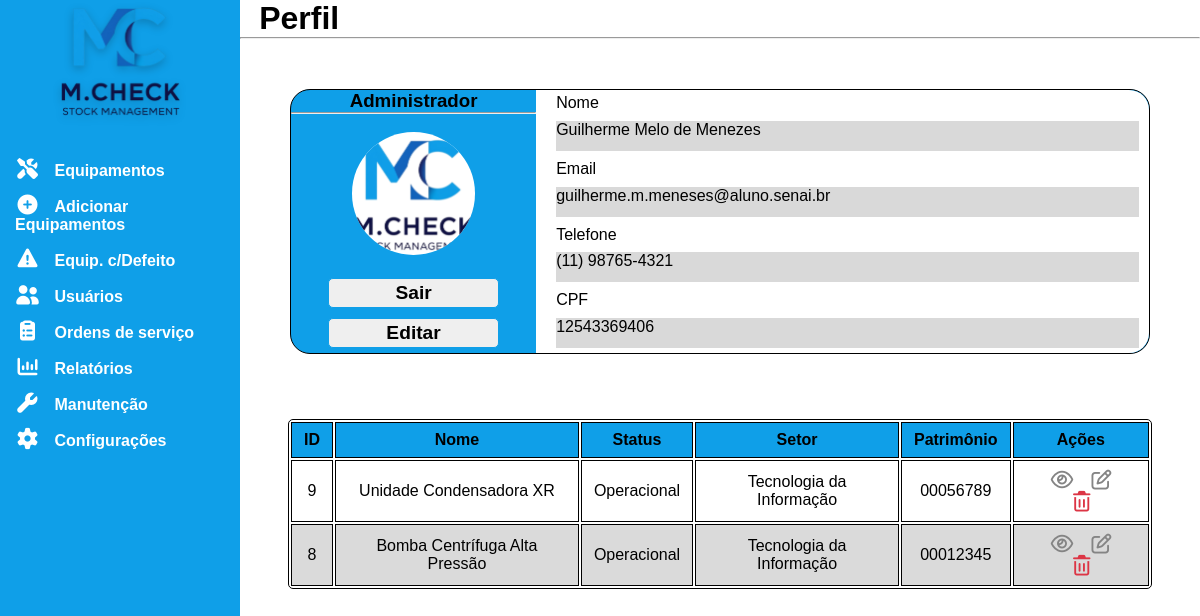
Screenshot of /Perfil/perfil.php (signed in) with the database file from the repository.
### tables this page shows
CREATE TABLE IF NOT EXISTS `equipamentos` (
  `equipamento_id` int NOT NULL AUTO_INCREMENT,
  `nome_equipamento` varchar(255) NOT NULL,
  `tipo_equipamento` varchar(100) NOT NULL,
  `status` enum('Em manutenção','Precisa de reparo','Operacional') NOT NULL,
  `localizacao` varchar(255) NOT NULL,
  `fabricante` varchar(100) NOT NULL,
  `numero_modelo` varchar(100) DEFAULT NULL,
  `numero_serie` varchar(100) DEFAULT NULL,
  `criticidade` enum('alta','media','baixa') DEFAULT NULL,
  `departamento` varchar(100) NOT NULL,
  `atribuido_a` enum('Tecnologia da Informação','Saúde e Bem-Estar','Serviços Financeiros','Varejo e Comércio','Educação','Construção Civil','Indústria Manufatureira','Mídia e Entretenimento','Governo e Setor Público','Turismo e Hotelaria','Serviços Imobiliários','Biotecnologia','Sustentabilidade e Meio Ambiente','Marketing e Publicidade','Indústria Alimentícia','Consultoria','Setor Agrícola','Energia','Transporte e Logística','Recursos Humanos') DEFAULT NULL,
  `data_instalacao` date NOT NULL,
  `data_compra` date NOT NULL,
  `custo_compra` decimal(10,2) NOT NULL,
  `data_termino_garantia` date NOT NULL,
  `especificacoes` text,
  `dados_uso` text NOT NULL,
  `notas` text,
  `data_registro` datetime NOT NULL DEFAULT CURRENT_TIMESTAMP,
  `ultima_atualizacao` datetime NOT NULL DEFAULT CURRENT_TIMESTAMP ON UPDATE CURRENT_TIMESTAMP,
  `patrimonio` varchar(18) NOT NULL,
  `cnpj_empresa` varchar(18) NOT NULL,
  PRIMARY KEY (`equipamento_id`),
  UNIQUE KEY `numero_serie` (`numero_serie`),
  KEY `FK_equipamentos_empresas` (`cnpj_empresa`),
  CONSTRAINT `FK_equipamentos_empresas` FOREIGN KEY (`cnpj_empresa`) REFERENCES `empresas` (`cnpj`)
);

### Perfil/perfil.php (the view, shortened to what this page needs)
<?php
require_once('../php/config.php');
$setor = $_SESSION['setor'];
$nome = $_SESSION['username'];
$email = $_SESSION['email'];
$telefone = $_SESSION['telefone'];
$cpf = $_SESSION['cpf'];
$cargo = $_SESSION['cargo'];
try {
    $stmt = $conn->prepare("SELECT * FROM equipamentos WHERE atribuido_a = ? ORDER BY equipamento_id DESC");
    $stmt->execute([$setor]);
    $equipamentos = $stmt->fetchAll(PDO::FETCH_ASSOC);
} catch (PDOException $e) {
    echo "Erro ao buscar os dados: " . $e->getMessage();
    exit();
}
?>
<!DOCTYPE html>
<html lang="pt-br">
<head>
    <link rel="stylesheet" href="https://cdnjs.cloudflare.com/ajax/libs/font-awesome/7.0.0/css/all.min.css" />
    <link rel="stylesheet" href="perfil.css">
</head>
<body>
    <main>
        <nav>
            <img class="img-nav" src="../logo.svg" alt="">
            <ul>
                <li>
                    <i class="fa-solid fa-screwdriver-wrench"></i>
                    <a href="">Equipamentos</a>
                </li>
                <li>
                    <i class="fas fa-plus-circle"></i>
                    <a href="">Adicionar Equipamentos</a>
                </li>
                <li>
                    <i class="fas fa-exclamation-triangle"></i>
                    <a href="">Equip. c/Defeito</a>
                </li>
                <li>
                    <i class="fa-solid fa-user-group"></i>
                    <a href="">Usuários</a>
                </li>
                <li>
                    <i class="fas fa-clipboard-list"></i>
                    <a href="">Ordens de serviço</a>
                </li>
                <li>
                    <i class="fas fa-chart-column"></i>
                    <a href="">Relatórios</a>
                </li>
                <li>
                    <i class="fa-solid fa-wrench"></i>
                    <a href="">Manutenção</a>
                </li>
                <li>
                    <i class="fa-solid fa-gear"></i>
                    <a href="">Configurações</a>
                </li>
            </ul>
        </nav>
        <form action="../process/editarFuncionario.php" method="post">
            <h1>Perfil</h1>
            <hr>
            <article>
                <section class="card">
                    <header>
                        <h3><?php echo $cargo; ?></h3>
                        <hr><br>
                        <img src="../Cadastro Usuário/logo.svg" alt="Foto do usuário"><br>
                        <button type="button" onclick="window.location.href='../process/logout.php'">Sair</button>
                        <button>Editar</button>
                    </header>
                    <dl>
                        <dt>Nome</dt>
                        <dd><?php echo $nome; ?></h2>
                        </dd>
                        <dt>Email</dt>
                        <dd><?php echo $email; ?></h2>
                        </dd>
                        <dt>Telefone</dt>
                        <dd><?php echo $telefone; ?></h2>
                        </dd>
                        <dt>CPF</dt>
                        <dd><?php echo $cpf; ?></h2>
                        </dd>
                    </dl>
                </section>
            </article>
            <section class="s-table">
                <table class="table">
                    <thead>
                        <tr>
                            <th>ID</th>
                            <th>Nome</th>
                            <th>Status</th>
                            <th>Setor</th>
                            <th>Patrimônio</th>
                            <th>Ações</th>
                        </tr>
                    </thead>
                    <tbody>
                        <?php if ($equipamentos): ?>
                            <?php foreach ($equipamentos as $equip): ?>
                                <tr>
                                    <td><?= htmlspecialchars($equip['equipamento_id']) ?></td>
                                    <td><?= htmlspecialchars($equip['nome_equipamento']) ?></td>
                                    <td><?= htmlspecialchars($equip['status']) ?></td>
                                    <td><?= htmlspecialchars($equip['atribuido_a']) ?></td>
                                    <td><?= htmlspecialchars($equip['patrimonio']) ?></td>
                                    <td>
                                        <button type="button" onclick="window.location.href='../process/exibir_equipamentos.php?id=<?= htmlspecialchars($equip['equipamento_id'], ENT_QUOTES, 'UTF-8') ?>'"><i class="fa-regular fa-eye"></i></button>
                                        <button type="button" onclick="window.location.href='../process/editarEquipamento.php?id=<?= htmlspecialchars($equip['equipamento_id'], ENT_QUOTES, 'UTF-8') ?>'"><i class="fa-regular fa-pen-to-square"></i></button>
                                        <button type="button" onclick="window.location.href='../process/excluirEquipamento.php?id=<?= htmlspecialchars($equip['equipamento_id'], ENT_QUOTES, 'UTF-8') ?>'"><i class="fa-regular fa-trash-can"></i></button>
                                    </td>
                                </tr>
                            <?php endforeach; ?>
                        <?php endif; ?>
                    </tbody>
                </table>
            </section>
        </form>
    </main>
</body>
</html>

### Perfil/perfil.css (style rules this page uses)
* { margin: 0; font-family: Arial, Helvetica, sans-serif; box-sizing: border-box; }
main { width: 100vw; height: 100vh; display: flex; }
nav { background: #0f9fe8; width: 25vw; height: 100vh; text-align: center; }
nav img { width: 50%; margin-bottom: 20px; filter: drop-shadow(0 0.2rem 0.25rem rgba(0, 0, 0, 0.2)); }
ul { width: 100%; height: auto; padding: 0; text-align: left; list-style-type: none; }
li { width: auto; margin: 15px 0 0 15px; }
i { font-size: 20px; color: #fff; }
a { margin-left: 10px; color: #fff; text-decoration: none; font-weight: bold; }
form { width: 100%; height: auto; }
form h1 { margin-left: 2%; }
article { width: 100%; height: auto; display: flex; justify-content: center; }
header { width: 40%; display: flex; flex-direction: column; }
header h3 { align-self: center; }
header img { background: #fff; width: 50%; align-self: center; border-radius: 50%; }
header button { width: 70%; height: 30px; align-self: center; margin: 5px 0; border: 1px solid #0f9fe8; border-radius: 5px; font-size: larger; font-weight: bold; }
.card { background-color: #0f9fe8; width: 90%; margin: 50px; display: flex; border: 1px solid #000; border-radius: 20px; }
dl { background: #fff; width: 100%; display: flex; flex-direction: column; justify-content: space-around; border-radius: 0 20px 20px 0; }
dt, dd { margin: 0 10px 0 20px; }
dd { background: #d9d9d9; height: 30px; }
.s-table { height: auto; display: flex; justify-content: center; }
.table { width: 90%; margin: 15px 0; border: 1px solid #000; border-radius: 5px; border-collapse: separate; }
th, td { padding: 8px 12px; border: 1px solid #000; text-align: center; }
thead { background: #0f9fe8; }
tbody tr:nth-child(even) { background: #dadada; }
td button { border: none; width: 35px; background: none; }
i.fa-eye { color: #848484; }
i.fa-pen-to-square { color: #848484; }
i.fa-trash-can { color: #dc3545; }

### rows the page displays
equipamentos: equipamento_id "9", nome_equipamento "Unidade Condensadora XR", status "Operacional", atribuido_a "Tecnologia da Informação", patrimonio "00056789"
equipamentos: equipamento_id "8", nome_equipamento "Bomba Centrífuga Alta Pressão", status "Operacional", atribuido_a "Tecnologia da Informação", patrimonio "00012345"

### other values shown
$cargo "Administrador"
$nome "Guilherme Melo de Menezes"
$email "guilherme.m.meneses@aluno.senai.br"
$telefone "(11) 98765-4321"
$cpf "12543369406"
